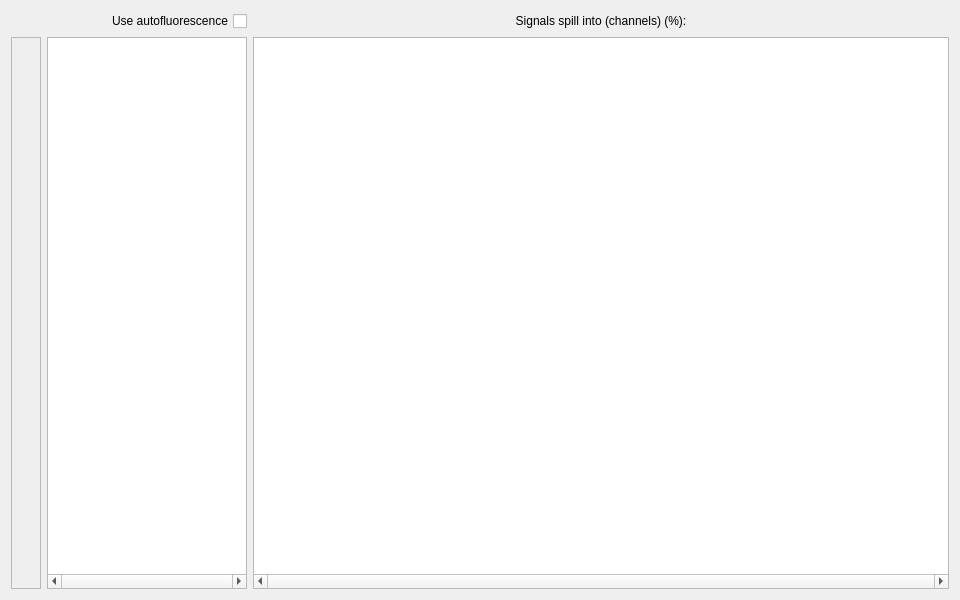
<?xml version="1.0" encoding="UTF-8"?>
<ui version="4.0">
 <class>Form</class>
 <widget class="QWidget" name="Form">
  <property name="geometry">
   <rect>
    <x>0</x>
    <y>0</y>
    <width>960</width>
    <height>600</height>
   </rect>
  </property>
  <property name="windowTitle">
   <string>Compensation matrix</string>
  </property>
  <layout class="QGridLayout" name="gridLayout">
   <item row="0" column="0" colspan="2">
    <widget class="QCheckBox" name="autoFluoCheck">
     <property name="layoutDirection">
      <enum>Qt::RightToLeft</enum>
     </property>
     <property name="text">
      <string>Use autofluorescence</string>
     </property>
    </widget>
   </item>
   <item row="0" column="2">
    <widget class="QLabel" name="label">
     <property name="text">
      <string>Signals spill into (channels) (%):</string>
     </property>
     <property name="alignment">
      <set>Qt::AlignCenter</set>
     </property>
    </widget>
   </item>
   <item row="1" column="0">
    <widget class="QFrame" name="ylabelFrame">
     <property name="minimumSize">
      <size>
       <width>30</width>
       <height>0</height>
      </size>
     </property>
     <property name="maximumSize">
      <size>
       <width>30</width>
       <height>16777215</height>
      </size>
     </property>
     <property name="sizeIncrement">
      <size>
       <width>0</width>
       <height>0</height>
      </size>
     </property>
     <property name="frameShape">
      <enum>QFrame::StyledPanel</enum>
     </property>
     <property name="frameShadow">
      <enum>QFrame::Raised</enum>
     </property>
     <layout class="QVBoxLayout" name="verticalLayout">
      <property name="leftMargin">
       <number>0</number>
      </property>
      <property name="topMargin">
       <number>0</number>
      </property>
      <property name="rightMargin">
       <number>0</number>
      </property>
      <property name="bottomMargin">
       <number>0</number>
      </property>
     </layout>
    </widget>
   </item>
   <item row="1" column="1">
    <widget class="QTableView" name="autoFluoTable">
     <property name="maximumSize">
      <size>
       <width>200</width>
       <height>16777215</height>
      </size>
     </property>
     <property name="horizontalScrollBarPolicy">
      <enum>Qt::ScrollBarAlwaysOn</enum>
     </property>
     <attribute name="horizontalHeaderDefaultSectionSize">
      <number>80</number>
     </attribute>
     <attribute name="horizontalHeaderStretchLastSection">
      <bool>true</bool>
     </attribute>
    </widget>
   </item>
   <item row="1" column="2">
    <widget class="QTableView" name="spillMatTable">
     <property name="horizontalScrollBarPolicy">
      <enum>Qt::ScrollBarAlwaysOn</enum>
     </property>
     <attribute name="horizontalHeaderDefaultSectionSize">
      <number>60</number>
     </attribute>
     <attribute name="verticalHeaderVisible">
      <bool>false</bool>
     </attribute>
    </widget>
   </item>
  </layout>
 </widget>
 <resources/>
 <connections/>
</ui>
